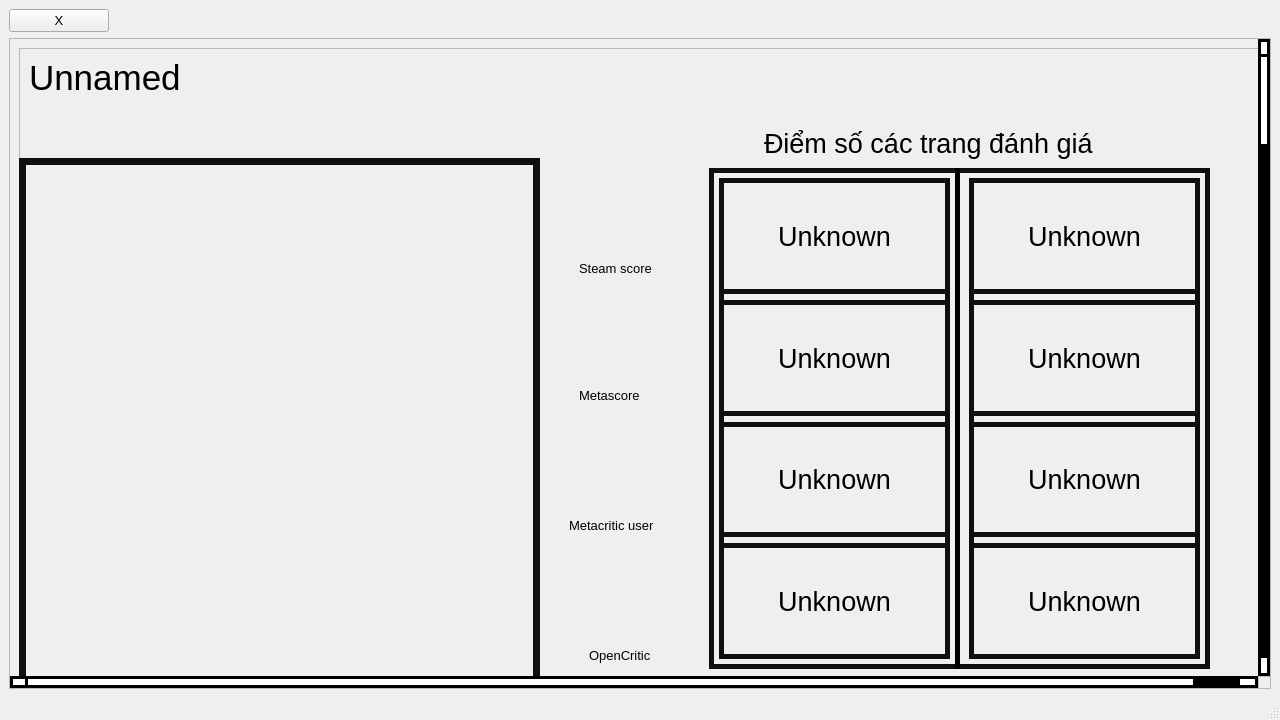
<?xml version="1.0" encoding="UTF-8"?>
<ui version="4.0">
 <class>MainWindow</class>
 <widget class="QMainWindow" name="MainWindow">
  <property name="geometry">
   <rect>
    <x>0</x>
    <y>0</y>
    <width>1280</width>
    <height>720</height>
   </rect>
  </property>
  <property name="windowTitle">
   <string>MainWindow</string>
  </property>
  <widget class="QWidget" name="centralwidget">
   <property name="styleSheet">
    <string notr="true"/>
   </property>
   <layout class="QVBoxLayout" name="verticalLayout">
    <item>
     <widget class="QPushButton" name="closeButton">
      <property name="enabled">
       <bool>true</bool>
      </property>
      <property name="sizePolicy">
       <sizepolicy hsizetype="Fixed" vsizetype="Preferred">
        <horstretch>0</horstretch>
        <verstretch>0</verstretch>
       </sizepolicy>
      </property>
      <property name="minimumSize">
       <size>
        <width>100</width>
        <height>0</height>
       </size>
      </property>
      <property name="baseSize">
       <size>
        <width>0</width>
        <height>0</height>
       </size>
      </property>
      <property name="font">
       <font>
        <pointsize>10</pointsize>
       </font>
      </property>
      <property name="layoutDirection">
       <enum>Qt::LeftToRight</enum>
      </property>
      <property name="styleSheet">
       <string notr="true"/>
      </property>
      <property name="text">
       <string>X</string>
      </property>
     </widget>
    </item>
    <item>
     <widget class="QScrollArea" name="scrollArea">
      <property name="styleSheet">
       <string notr="true"> QScrollBar:vertical {
	border: none;
    width: 12px;
    background:black;
    margin: 15px 0 15px 0;
	border-radius: 0px;
 }

/*  HANDLE BAR VERTICAL */
QScrollBar::handle:vertical {	
	background-color: white;
	min-height: 30px;
	border-radius: 7px;
    border:3px solid black;
}
QScrollBar::handle:vertical:hover{	
	background-color:silver;
}
QScrollBar::handle:vertical:pressed {	
	background-color: rgb(185, 0, 92);
}

/* BTN TOP - SCROLLBAR */
QScrollBar::sub-line:vertical {
	border:3px solid black;
	background-color: white;
	height: 15px;
	border-top-left-radius: 7px;
	border-top-right-radius: 7px;
	subcontrol-position: top;
	subcontrol-origin: margin;
}
QScrollBar::sub-line:vertical:hover {	
	background-color: silver;
}
QScrollBar::sub-line:vertical:pressed {	
	background-color: rgb(185, 0, 92);
}

/* BTN BOTTOM - SCROLLBAR */
QScrollBar::add-line:vertical {
	border:3px solid black;
	background-color: white;
	height: 15px;
	border-bottom-left-radius: 7px;
	border-bottom-right-radius: 7px;
	subcontrol-position: bottom;
	subcontrol-origin: margin;
}
QScrollBar::add-line:vertical:hover {	
	background-color: silver;
}
QScrollBar::add-line:vertical:pressed {	
	background-color: rgb(185, 0, 92);
}

/* RESET ARROW */
QScrollBar::up-arrow:vertical, QScrollBar::down-arrow:vertical {
	background: none;
}
QScrollBar::add-page:vertical, QScrollBar::sub-page:vertical {
	background: none;
}

/* SCROLLBAR HORIZONTAL */
QScrollBar:horizontal {
    border: none;
    height: 12px;
    background: black;
    margin: 0 15px 0 15px;
    border-radius: 0px;
}

/* HANDLE BAR HORIZONTAL */
QScrollBar::handle:horizontal {
    background-color: white;
    min-width: 30px;
    border-radius: 7px;
    border: 3px solid black;
}
QScrollBar::handle:horizontal:hover {
    background-color: silver;
}
QScrollBar::handle:horizontal:pressed {
    background-color: rgb(185, 0, 92);
}

/* BTN LEFT - SCROLLBAR */
QScrollBar::sub-line:horizontal {
    border: 3px solid black;
    background-color: white;
    width: 15px;
    border-top-left-radius: 7px;
    border-bottom-left-radius: 7px;
    subcontrol-position: left;
    subcontrol-origin: margin;
}
QScrollBar::sub-line:horizontal:hover {
    background-color: silver;
}
QScrollBar::sub-line:horizontal:pressed {
    background-color: rgb(185, 0, 92);
}

/* BTN RIGHT - SCROLLBAR */
QScrollBar::add-line:horizontal {
    border: 3px solid black;
    background-color: white;
    width: 15px;
    border-top-right-radius: 7px;
    border-bottom-right-radius: 7px;
    subcontrol-position: right;
    subcontrol-origin: margin;
}
QScrollBar::add-line:horizontal:hover {
    background-color: silver;
}
QScrollBar::add-line:horizontal:pressed {
    background-color: rgb(185, 0, 92);
}

/* RESET ARROW */
QScrollBar::left-arrow:horizontal, QScrollBar::right-arrow:horizontal {
    background: none;
}
QScrollBar::add-page:horizontal, QScrollBar::sub-page:horizontal {
    background: none;
}
</string>
      </property>
      <property name="widgetResizable">
       <bool>true</bool>
      </property>
      <widget class="QWidget" name="scrollAreaWidgetContents">
       <property name="geometry">
        <rect>
         <x>0</x>
         <y>-5270</y>
         <width>1302</width>
         <height>6312</height>
        </rect>
       </property>
       <layout class="QVBoxLayout" name="verticalLayout_2">
        <item>
         <widget class="QFrame" name="ui">
          <property name="minimumSize">
           <size>
            <width>1280</width>
            <height>6290</height>
           </size>
          </property>
          <property name="frameShape">
           <enum>QFrame::StyledPanel</enum>
          </property>
          <property name="frameShadow">
           <enum>QFrame::Raised</enum>
          </property>
          <widget class="QLabel" name="gameName">
           <property name="geometry">
            <rect>
             <x>10</x>
             <y>10</y>
             <width>1191</width>
             <height>81</height>
            </rect>
           </property>
           <property name="font">
            <font>
             <pointsize>26</pointsize>
            </font>
           </property>
           <property name="text">
            <string>Unnamed</string>
           </property>
           <property name="alignment">
            <set>Qt::AlignLeading|Qt::AlignLeft|Qt::AlignTop</set>
           </property>
          </widget>
          <widget class="QLabel" name="gameImage">
           <property name="geometry">
            <rect>
             <x>0</x>
             <y>110</y>
             <width>521</width>
             <height>571</height>
            </rect>
           </property>
           <property name="styleSheet">
            <string notr="true">border: 7px solid rgb(15, 15, 15);
</string>
           </property>
           <property name="text">
            <string/>
           </property>
           <property name="scaledContents">
            <bool>true</bool>
           </property>
          </widget>
          <widget class="QLabel" name="label">
           <property name="geometry">
            <rect>
             <x>745</x>
             <y>60</y>
             <width>431</width>
             <height>71</height>
            </rect>
           </property>
           <property name="font">
            <font>
             <pointsize>20</pointsize>
            </font>
           </property>
           <property name="text">
            <string>Điểm số các trang đánh giá</string>
           </property>
          </widget>
          <widget class="QLabel" name="label_2">
           <property name="geometry">
            <rect>
             <x>560</x>
             <y>120</y>
             <width>90</width>
             <height>91</height>
            </rect>
           </property>
           <property name="text">
            <string/>
           </property>
           <property name="pixmap">
            <pixmap>image/steamReviews.png</pixmap>
           </property>
           <property name="scaledContents">
            <bool>true</bool>
           </property>
          </widget>
          <widget class="QLabel" name="label_3">
           <property name="geometry">
            <rect>
             <x>560</x>
             <y>250</y>
             <width>90</width>
             <height>91</height>
            </rect>
           </property>
           <property name="text">
            <string/>
           </property>
           <property name="pixmap">
            <pixmap>image/metascoreReview.png</pixmap>
           </property>
           <property name="scaledContents">
            <bool>true</bool>
           </property>
          </widget>
          <widget class="QLabel" name="label_4">
           <property name="geometry">
            <rect>
             <x>560</x>
             <y>213</y>
             <width>121</width>
             <height>41</height>
            </rect>
           </property>
           <property name="font">
            <font>
             <pointsize>10</pointsize>
            </font>
           </property>
           <property name="text">
            <string>Steam score</string>
           </property>
           <property name="alignment">
            <set>Qt::AlignLeading|Qt::AlignLeft|Qt::AlignTop</set>
           </property>
          </widget>
          <widget class="QLabel" name="label_5">
           <property name="geometry">
            <rect>
             <x>560</x>
             <y>340</y>
             <width>121</width>
             <height>41</height>
            </rect>
           </property>
           <property name="font">
            <font>
             <pointsize>10</pointsize>
            </font>
           </property>
           <property name="text">
            <string>Metascore</string>
           </property>
           <property name="alignment">
            <set>Qt::AlignLeading|Qt::AlignLeft|Qt::AlignTop</set>
           </property>
          </widget>
          <widget class="QLabel" name="label_6">
           <property name="geometry">
            <rect>
             <x>560</x>
             <y>380</y>
             <width>90</width>
             <height>91</height>
            </rect>
           </property>
           <property name="text">
            <string/>
           </property>
           <property name="pixmap">
            <pixmap>image/metascoreReview.png</pixmap>
           </property>
           <property name="scaledContents">
            <bool>true</bool>
           </property>
          </widget>
          <widget class="QLabel" name="label_7">
           <property name="geometry">
            <rect>
             <x>550</x>
             <y>470</y>
             <width>131</width>
             <height>31</height>
            </rect>
           </property>
           <property name="font">
            <font>
             <pointsize>10</pointsize>
            </font>
           </property>
           <property name="text">
            <string>Metacritic user</string>
           </property>
           <property name="alignment">
            <set>Qt::AlignLeading|Qt::AlignLeft|Qt::AlignTop</set>
           </property>
          </widget>
          <widget class="QLabel" name="label_8">
           <property name="geometry">
            <rect>
             <x>540</x>
             <y>490</y>
             <width>121</width>
             <height>121</height>
            </rect>
           </property>
           <property name="text">
            <string/>
           </property>
           <property name="pixmap">
            <pixmap>image/opencriticReviews.png</pixmap>
           </property>
           <property name="scaledContents">
            <bool>true</bool>
           </property>
          </widget>
          <widget class="QLabel" name="label_9">
           <property name="geometry">
            <rect>
             <x>570</x>
             <y>600</y>
             <width>101</width>
             <height>31</height>
            </rect>
           </property>
           <property name="font">
            <font>
             <pointsize>10</pointsize>
            </font>
           </property>
           <property name="text">
            <string>OpenCritic</string>
           </property>
           <property name="alignment">
            <set>Qt::AlignLeading|Qt::AlignLeft|Qt::AlignTop</set>
           </property>
          </widget>
          <widget class="QFrame" name="frame_2">
           <property name="geometry">
            <rect>
             <x>690</x>
             <y>120</y>
             <width>501</width>
             <height>501</height>
            </rect>
           </property>
           <property name="styleSheet">
            <string notr="true">border: 5px solid rgb(15, 15, 15);
</string>
           </property>
           <property name="frameShape">
            <enum>QFrame::StyledPanel</enum>
           </property>
           <property name="frameShadow">
            <enum>QFrame::Raised</enum>
           </property>
           <widget class="QFrame" name="frame_4">
            <property name="geometry">
             <rect>
              <x>246</x>
              <y>0</y>
              <width>5</width>
              <height>501</height>
             </rect>
            </property>
            <property name="styleSheet">
             <string notr="true">border: 5px solid;border-radius: 0px;</string>
            </property>
            <property name="frameShape">
             <enum>QFrame::StyledPanel</enum>
            </property>
            <property name="frameShadow">
             <enum>QFrame::Raised</enum>
            </property>
           </widget>
           <widget class="QWidget" name="verticalLayoutWidget">
            <property name="geometry">
             <rect>
              <x>10</x>
              <y>10</y>
              <width>231</width>
              <height>481</height>
             </rect>
            </property>
            <layout class="QVBoxLayout" name="verticalLayout_3">
             <item>
              <widget class="QLabel" name="steamScore">
               <property name="font">
                <font>
                 <pointsize>20</pointsize>
                </font>
               </property>
               <property name="styleSheet">
                <string notr="true">border-radius: 0px;</string>
               </property>
               <property name="text">
                <string>Unknown</string>
               </property>
               <property name="alignment">
                <set>Qt::AlignCenter</set>
               </property>
              </widget>
             </item>
             <item>
              <widget class="QLabel" name="metaScore">
               <property name="font">
                <font>
                 <pointsize>20</pointsize>
                </font>
               </property>
               <property name="styleSheet">
                <string notr="true">border-radius: 0px;</string>
               </property>
               <property name="text">
                <string>Unknown</string>
               </property>
               <property name="alignment">
                <set>Qt::AlignCenter</set>
               </property>
              </widget>
             </item>
             <item>
              <widget class="QLabel" name="metaUserScore">
               <property name="font">
                <font>
                 <pointsize>20</pointsize>
                </font>
               </property>
               <property name="styleSheet">
                <string notr="true">border-radius: 0px;</string>
               </property>
               <property name="text">
                <string>Unknown</string>
               </property>
               <property name="alignment">
                <set>Qt::AlignCenter</set>
               </property>
              </widget>
             </item>
             <item>
              <widget class="QLabel" name="openCriticScore">
               <property name="font">
                <font>
                 <pointsize>20</pointsize>
                </font>
               </property>
               <property name="styleSheet">
                <string notr="true">border-radius: 0px;</string>
               </property>
               <property name="text">
                <string>Unknown</string>
               </property>
               <property name="alignment">
                <set>Qt::AlignCenter</set>
               </property>
              </widget>
             </item>
            </layout>
           </widget>
           <widget class="QWidget" name="verticalLayoutWidget_2">
            <property name="geometry">
             <rect>
              <x>260</x>
              <y>10</y>
              <width>231</width>
              <height>481</height>
             </rect>
            </property>
            <layout class="QVBoxLayout" name="verticalLayout_4">
             <item>
              <widget class="QLabel" name="steamCount">
               <property name="font">
                <font>
                 <pointsize>20</pointsize>
                </font>
               </property>
               <property name="styleSheet">
                <string notr="true">border-radius: 0px;</string>
               </property>
               <property name="text">
                <string>Unknown</string>
               </property>
               <property name="alignment">
                <set>Qt::AlignCenter</set>
               </property>
              </widget>
             </item>
             <item>
              <widget class="QLabel" name="metaCount">
               <property name="font">
                <font>
                 <pointsize>20</pointsize>
                </font>
               </property>
               <property name="styleSheet">
                <string notr="true">border-radius: 0px;</string>
               </property>
               <property name="text">
                <string>Unknown</string>
               </property>
               <property name="alignment">
                <set>Qt::AlignCenter</set>
               </property>
              </widget>
             </item>
             <item>
              <widget class="QLabel" name="metaUserCount">
               <property name="font">
                <font>
                 <pointsize>20</pointsize>
                </font>
               </property>
               <property name="styleSheet">
                <string notr="true">border-radius: 0px;</string>
               </property>
               <property name="text">
                <string>Unknown</string>
               </property>
               <property name="alignment">
                <set>Qt::AlignCenter</set>
               </property>
              </widget>
             </item>
             <item>
              <widget class="QLabel" name="openCriticCount">
               <property name="font">
                <font>
                 <pointsize>20</pointsize>
                </font>
               </property>
               <property name="styleSheet">
                <string notr="true">border-radius: 0px;</string>
               </property>
               <property name="text">
                <string>Unknown</string>
               </property>
               <property name="alignment">
                <set>Qt::AlignCenter</set>
               </property>
              </widget>
             </item>
            </layout>
           </widget>
          </widget>
          <widget class="QFrame" name="frame_3">
           <property name="geometry">
            <rect>
             <x>690</x>
             <y>630</y>
             <width>491</width>
             <height>71</height>
            </rect>
           </property>
           <property name="styleSheet">
            <string notr="true"/>
           </property>
           <property name="frameShape">
            <enum>QFrame::StyledPanel</enum>
           </property>
           <property name="frameShadow">
            <enum>QFrame::Raised</enum>
           </property>
           <widget class="QWidget" name="horizontalLayoutWidget">
            <property name="geometry">
             <rect>
              <x>10</x>
              <y>0</y>
              <width>481</width>
              <height>51</height>
             </rect>
            </property>
            <layout class="QHBoxLayout" name="horizontalLayout">
             <item>
              <widget class="QLabel" name="gameScore">
               <property name="font">
                <font>
                 <pointsize>14</pointsize>
                </font>
               </property>
               <property name="styleSheet">
                <string notr="true">border: 5px solid rgb(15, 15, 15);
border-radius: 15px;</string>
               </property>
               <property name="text">
                <string>Điểm</string>
               </property>
               <property name="alignment">
                <set>Qt::AlignCenter</set>
               </property>
              </widget>
             </item>
             <item>
              <widget class="QLabel" name="label_10">
               <property name="font">
                <font>
                 <pointsize>14</pointsize>
                </font>
               </property>
               <property name="styleSheet">
                <string notr="true">border: 5px solid rgb(15, 15, 15);
border-radius: 15px;</string>
               </property>
               <property name="text">
                <string>Lượng đánh giá</string>
               </property>
               <property name="alignment">
                <set>Qt::AlignCenter</set>
               </property>
              </widget>
             </item>
            </layout>
           </widget>
          </widget>
          <widget class="QLabel" name="releaseDate">
           <property name="geometry">
            <rect>
             <x>0</x>
             <y>690</y>
             <width>611</width>
             <height>41</height>
            </rect>
           </property>
           <property name="font">
            <font>
             <pointsize>20</pointsize>
            </font>
           </property>
           <property name="text">
            <string>Ngày phát hành:</string>
           </property>
          </widget>
          <widget class="QLabel" name="tags">
           <property name="geometry">
            <rect>
             <x>0</x>
             <y>740</y>
             <width>521</width>
             <height>401</height>
            </rect>
           </property>
           <property name="sizePolicy">
            <sizepolicy hsizetype="Preferred" vsizetype="Expanding">
             <horstretch>0</horstretch>
             <verstretch>0</verstretch>
            </sizepolicy>
           </property>
           <property name="minimumSize">
            <size>
             <width>0</width>
             <height>0</height>
            </size>
           </property>
           <property name="maximumSize">
            <size>
             <width>521</width>
             <height>16777215</height>
            </size>
           </property>
           <property name="font">
            <font>
             <pointsize>20</pointsize>
            </font>
           </property>
           <property name="styleSheet">
            <string notr="true">border: 7px solid rgb(15, 15, 15);
</string>
           </property>
           <property name="text">
            <string>Tags:</string>
           </property>
           <property name="alignment">
            <set>Qt::AlignLeading|Qt::AlignLeft|Qt::AlignTop</set>
           </property>
           <property name="wordWrap">
            <bool>true</bool>
           </property>
          </widget>
          <widget class="QLabel" name="rank">
           <property name="geometry">
            <rect>
             <x>785</x>
             <y>690</y>
             <width>411</width>
             <height>51</height>
            </rect>
           </property>
           <property name="font">
            <font>
             <pointsize>20</pointsize>
            </font>
           </property>
           <property name="text">
            <string>Xếp Hạng:</string>
           </property>
          </widget>
          <widget class="QLabel" name="recentPlayerCount">
           <property name="geometry">
            <rect>
             <x>553</x>
             <y>721</y>
             <width>721</width>
             <height>101</height>
            </rect>
           </property>
           <property name="font">
            <font>
             <pointsize>20</pointsize>
            </font>
           </property>
           <property name="text">
            <string>Lượng người chơi hiện tại:</string>
           </property>
          </widget>
          <widget class="QLabel" name="dayPlayerCount">
           <property name="geometry">
            <rect>
             <x>550</x>
             <y>811</y>
             <width>721</width>
             <height>101</height>
            </rect>
           </property>
           <property name="font">
            <font>
             <pointsize>20</pointsize>
            </font>
           </property>
           <property name="text">
            <string>Lượng người chơi trong ngày:</string>
           </property>
          </widget>
          <widget class="QLabel" name="weekPlayerCount">
           <property name="geometry">
            <rect>
             <x>550</x>
             <y>901</y>
             <width>731</width>
             <height>101</height>
            </rect>
           </property>
           <property name="font">
            <font>
             <pointsize>20</pointsize>
            </font>
           </property>
           <property name="text">
            <string>Lượng người chơi trong tuần: </string>
           </property>
          </widget>
          <widget class="QLabel" name="peak">
           <property name="geometry">
            <rect>
             <x>675</x>
             <y>1036</y>
             <width>701</width>
             <height>101</height>
            </rect>
           </property>
           <property name="font">
            <font>
             <pointsize>20</pointsize>
            </font>
           </property>
           <property name="text">
            <string>cùng lúc cao nhất:</string>
           </property>
          </widget>
          <widget class="QLabel" name="label_11">
           <property name="geometry">
            <rect>
             <x>550</x>
             <y>991</y>
             <width>331</width>
             <height>101</height>
            </rect>
           </property>
           <property name="font">
            <font>
             <pointsize>20</pointsize>
            </font>
           </property>
           <property name="text">
            <string>Lượng người chơi</string>
           </property>
          </widget>
          <widget class="QFrame" name="frame">
           <property name="geometry">
            <rect>
             <x>0</x>
             <y>1160</y>
             <width>1221</width>
             <height>160</height>
            </rect>
           </property>
           <property name="styleSheet">
            <string notr="true">border: 7px solid black;
</string>
           </property>
           <property name="frameShape">
            <enum>QFrame::StyledPanel</enum>
           </property>
           <property name="frameShadow">
            <enum>QFrame::Raised</enum>
           </property>
           <widget class="QFrame" name="frame_5">
            <property name="geometry">
             <rect>
              <x>70</x>
              <y>-1</y>
              <width>7</width>
              <height>201</height>
             </rect>
            </property>
            <property name="frameShape">
             <enum>QFrame::StyledPanel</enum>
            </property>
            <property name="frameShadow">
             <enum>QFrame::Raised</enum>
            </property>
           </widget>
           <widget class="QLabel" name="label_12">
            <property name="geometry">
             <rect>
              <x>30</x>
              <y>2</y>
              <width>21</width>
              <height>181</height>
             </rect>
            </property>
            <property name="font">
             <font>
              <pointsize>16</pointsize>
              <weight>75</weight>
              <bold>true</bold>
             </font>
            </property>
            <property name="styleSheet">
             <string notr="true">border:0px</string>
            </property>
            <property name="text">
             <string>S A L E</string>
            </property>
            <property name="alignment">
             <set>Qt::AlignLeading|Qt::AlignLeft|Qt::AlignTop</set>
            </property>
            <property name="wordWrap">
             <bool>true</bool>
            </property>
           </widget>
           <widget class="QLabel" name="sale">
            <property name="geometry">
             <rect>
              <x>120</x>
              <y>15</y>
              <width>221</width>
              <height>101</height>
             </rect>
            </property>
            <property name="font">
             <font>
              <pointsize>48</pointsize>
             </font>
            </property>
            <property name="styleSheet">
             <string notr="true">border:0px;</string>
            </property>
            <property name="text">
             <string>100%</string>
            </property>
           </widget>
           <widget class="QLabel" name="latestPrice">
            <property name="geometry">
             <rect>
              <x>550</x>
              <y>3</y>
              <width>631</width>
              <height>71</height>
             </rect>
            </property>
            <property name="font">
             <font>
              <pointsize>20</pointsize>
             </font>
            </property>
            <property name="styleSheet">
             <string notr="true">border:0px;
</string>
            </property>
            <property name="text">
             <string>Giá hiện tại: </string>
            </property>
           </widget>
           <widget class="QLabel" name="basePrice">
            <property name="geometry">
             <rect>
              <x>550</x>
              <y>60</y>
              <width>631</width>
              <height>71</height>
             </rect>
            </property>
            <property name="font">
             <font>
              <pointsize>20</pointsize>
             </font>
            </property>
            <property name="styleSheet">
             <string notr="true">border:0px;
</string>
            </property>
            <property name="text">
             <string>Giá gốc: </string>
            </property>
           </widget>
          </widget>
          <widget class="QWidget" name="playersCountChart" native="true">
           <property name="geometry">
            <rect>
             <x>10</x>
             <y>1360</y>
             <width>1211</width>
             <height>361</height>
            </rect>
           </property>
           <property name="styleSheet">
            <string notr="true">border: 2px solid black;</string>
           </property>
          </widget>
          <widget class="QPushButton" name="playCountFull">
           <property name="geometry">
            <rect>
             <x>1120</x>
             <y>1330</y>
             <width>93</width>
             <height>28</height>
            </rect>
           </property>
           <property name="text">
            <string>Full screen</string>
           </property>
          </widget>
          <widget class="QWidget" name="price_chart_step_line" native="true">
           <property name="geometry">
            <rect>
             <x>10</x>
             <y>1770</y>
             <width>1211</width>
             <height>730</height>
            </rect>
           </property>
           <property name="styleSheet">
            <string notr="true">border: 2px solid black;</string>
           </property>
          </widget>
          <widget class="QWidget" name="price_chart_pie_chart" native="true">
           <property name="geometry">
            <rect>
             <x>10</x>
             <y>2540</y>
             <width>1211</width>
             <height>730</height>
            </rect>
           </property>
           <property name="styleSheet">
            <string notr="true">border: 2px solid black;</string>
           </property>
          </widget>
          <widget class="QWidget" name="price_chart_heatmap" native="true">
           <property name="geometry">
            <rect>
             <x>10</x>
             <y>3310</y>
             <width>1211</width>
             <height>730</height>
            </rect>
           </property>
           <property name="styleSheet">
            <string notr="true">border: 2px solid black;</string>
           </property>
          </widget>
          <widget class="QWidget" name="price_chart_grouped_bar" native="true">
           <property name="geometry">
            <rect>
             <x>10</x>
             <y>4080</y>
             <width>1211</width>
             <height>730</height>
            </rect>
           </property>
           <property name="styleSheet">
            <string notr="true">border: 2px solid black;</string>
           </property>
          </widget>
          <widget class="QWidget" name="price_chart_column_chart" native="true">
           <property name="geometry">
            <rect>
             <x>10</x>
             <y>4850</y>
             <width>1211</width>
             <height>680</height>
            </rect>
           </property>
           <property name="styleSheet">
            <string notr="true">border: 2px solid black;</string>
           </property>
          </widget>
          <widget class="QWidget" name="price_chart_boxplot" native="true">
           <property name="geometry">
            <rect>
             <x>10</x>
             <y>5570</y>
             <width>1211</width>
             <height>680</height>
            </rect>
           </property>
           <property name="styleSheet">
            <string notr="true">border: 2px solid black;</string>
           </property>
          </widget>
          <widget class="QPushButton" name="price_chart_step_lineFull">
           <property name="geometry">
            <rect>
             <x>1120</x>
             <y>1735</y>
             <width>93</width>
             <height>28</height>
            </rect>
           </property>
           <property name="text">
            <string>Full screen</string>
           </property>
          </widget>
          <widget class="QPushButton" name="price_chart_pie_chartFull">
           <property name="geometry">
            <rect>
             <x>1120</x>
             <y>2510</y>
             <width>93</width>
             <height>28</height>
            </rect>
           </property>
           <property name="text">
            <string>Full screen</string>
           </property>
          </widget>
          <widget class="QPushButton" name="price_chart_heatmapFull">
           <property name="geometry">
            <rect>
             <x>1120</x>
             <y>3280</y>
             <width>93</width>
             <height>28</height>
            </rect>
           </property>
           <property name="text">
            <string>Full screen</string>
           </property>
          </widget>
          <widget class="QPushButton" name="price_chart_grouped_barFull">
           <property name="geometry">
            <rect>
             <x>1120</x>
             <y>4050</y>
             <width>93</width>
             <height>28</height>
            </rect>
           </property>
           <property name="text">
            <string>Full screen</string>
           </property>
          </widget>
          <widget class="QPushButton" name="price_chart_column_chartFull">
           <property name="geometry">
            <rect>
             <x>1120</x>
             <y>4820</y>
             <width>93</width>
             <height>28</height>
            </rect>
           </property>
           <property name="text">
            <string>Full screen</string>
           </property>
          </widget>
          <widget class="QPushButton" name="price_chart_boxplotFull">
           <property name="geometry">
            <rect>
             <x>1120</x>
             <y>5540</y>
             <width>93</width>
             <height>28</height>
            </rect>
           </property>
           <property name="text">
            <string>Full screen</string>
           </property>
          </widget>
         </widget>
        </item>
       </layout>
      </widget>
     </widget>
    </item>
   </layout>
  </widget>
  <widget class="QMenuBar" name="menubar">
   <property name="geometry">
    <rect>
     <x>0</x>
     <y>0</y>
     <width>1280</width>
     <height>26</height>
    </rect>
   </property>
  </widget>
  <widget class="QStatusBar" name="statusbar"/>
 </widget>
 <resources/>
 <connections/>
</ui>
